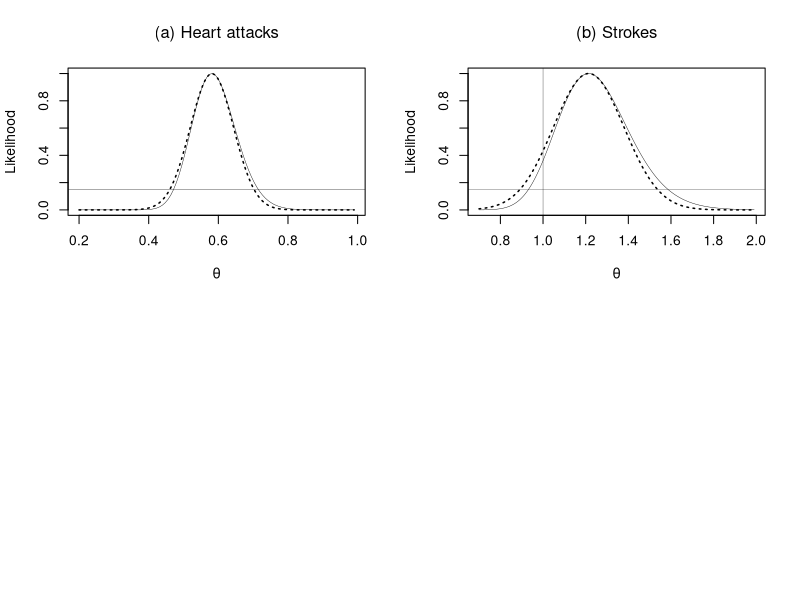

R code for this plot:
# Figure 4.7

# ...................... heart attacks
theta<- seq(0.2,.99,len=100)
x<- 139
y<- 239

ll <- x*log(theta/(theta+1)) - y*log(theta+1)
like<- exp(ll-max(ll))

par(mfrow=c(2,2))
plot(range(theta),range(like),type='n',
     xlab=expression(theta),
     ylab='Likelihood')
  title(expression('(a) Heart attacks'))
  lines(theta,like,lwd=.4)
  abline(h=.15,lwd=.3)

# normal approx
pihat <- x/(x+y)
  sd <- sqrt(pihat/(1-pihat)^3/(x+y))
nlike <- dnorm(theta,x/y,sd)
  nlike<- nlike/max(nlike)
  lines(theta,nlike,lty='dotted',lwd=1.5)

# ...................... stroke
theta<- seq(0.7,1.99,len=1000)
x<- 119
y<- 98
llike <- x*log(theta/(theta+1)) - y*log(theta+1)
  like <- exp(llike-max(llike))

plot(range(theta),range(like),type='n',
     xlab=expression(theta),
     ylab='Likelihood')
  title(expression('(b) Strokes'),cex=.7)
  lines(theta,like,lwd=.4)
  abline(h=.15,lwd=.3)
  abline(v=1,lwd=.3)

# normal approx
pihat <-  x/(x+y)
  sd <- sqrt(pihat/(1-pihat)^3/(x+y))
nlike <- dnorm(theta,x/y,sd)
  nlike<- nlike/max(nlike)
  lines(theta,nlike,lty='dotted',lwd=1.5)

